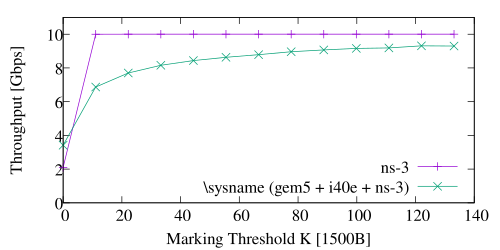

gnuplot code for this plot:
load "common.gnuplot"
set key bottom right
#set xrange [-5:155]
set yrange [0:11]
set xlabel "Marking Threshold K [1500B]"
set ylabel "Throughput [Gbps]"
set datafile separator "\t"
plot \
  'dctcp_ns3.data' using ($1/1500):2 \
      title 'ns-3' with linespoints, \
  'dctcp_simbricks.data' using ($1/1500):2 \
      title '\sysname (gem5 + i40e + ns-3)' with linespoints

#'dctcp.dat' using ($1/1500):7 \
#    title 'ModES [QT]' with linespoints, \
